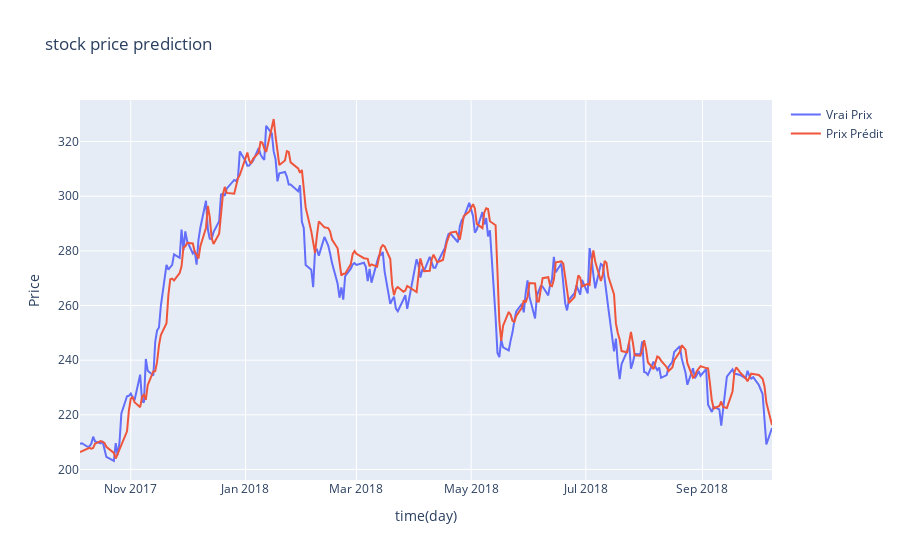

Source (notebook cell):
### Code cell
fig = plt_result(time,vrai_prix,pred_price)
fig.show()

### Figure 1 — Plotly figure (JSON) as saved in the notebook; plotly's stock layout.template omitted (floating-point values rounded to 4 significant figures; data arrays with more than 128 entries replaced by an {"elided": "..."} marker saying what was removed)
{"data": [{"name": "Vrai Prix", "type": "scatter", "x": {"elided": "250 str values"}, "y": {"elided": "250 float values"}}, {"name": "Prix Prédit", "type": "scatter", "x": {"elided": "250 str values"}, "y": {"elided": "250 float values"}}], "layout": {"title": {"text": "stock price prediction"}, "xaxis": {"title": {"text": "time(day)"}}, "yaxis": {"title": {"text": "Price"}}}}
